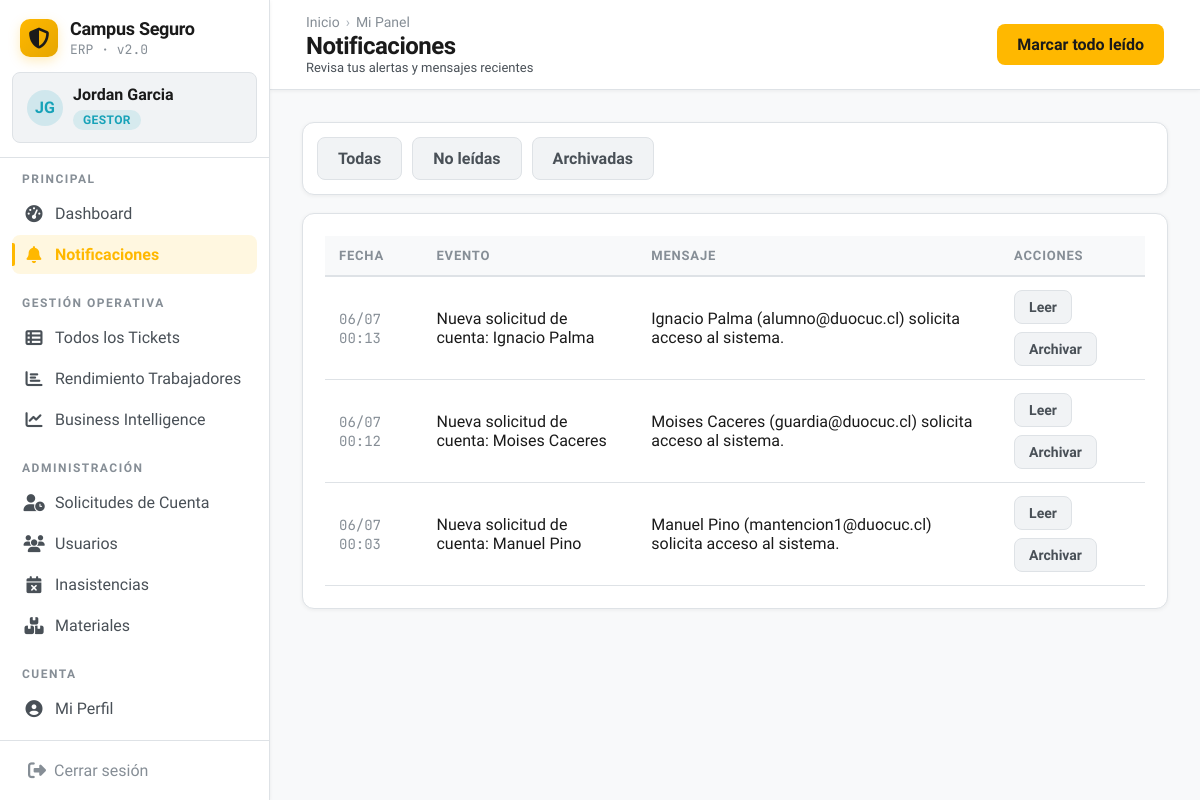
The page /notificaciones/ (signed in) on the database its author committed.
### app/models.py (models this page shows, shortened)
class Usuario(AbstractUser):
    VINCULO_CHOICES = [
        ('alumno', 'Alumno'),
        ('docente', 'Docente'),
        ('administrativo', 'Administrativo'),
        ('funcionario', 'Funcionario'),
    ]
    JORNADA_CHOICES = [
        ('diurna', 'Diurna'),
        ('vespertina', 'Vespertina'),
        ('mixta', 'Mixta'),
    ]
    rol = models.ForeignKey(Rol, on_delete=models.PROTECT, related_name="usuarios", null=True, blank=True)
    rut = models.CharField(max_length=12, unique=True)
    telefono = models.CharField(max_length=15, blank=True, null=True)
    correo_institucional = models.EmailField(unique=True)
    vinculo = models.CharField(max_length=20, choices=VINCULO_CHOICES, blank=True, null=True)
    carrera = models.ForeignKey(
        'Carrera', on_delete=models.SET_NULL, null=True, blank=True,
        related_name='alumnos',
    )
    jornada = models.CharField(max_length=15, choices=JORNADA_CHOICES, blank=True, null=True)
    sede = models.ForeignKey(Sede, on_delete=models.SET_NULL, blank=True, null=True, related_name='estudiantes_funcionarios')
    escuela = models.ForeignKey(Escuela, on_delete=models.SET_NULL, related_name="usuarios", null=True, blank=True)
    departamento = models.ForeignKey(
        Departamento,
        on_delete=models.SET_NULL,
        null=True,
        blank=True,
        related_name="usuarios"
    )
    especialidades = models.ManyToManyField(
        Especialidad,
        through='EspecialidadUsuario',
        blank=True,
        related_name='tecnicos'
    )
    turno = models.CharField(max_length=50, blank=True, null=True)  # mañana / tarde / noche
    estado_cuenta = models.ForeignKey(
        EstadoCatalogo,
        on_delete=models.PROTECT,
        related_name='usuarios',
        limit_choices_to={'entidad': 'cuenta'},
    )
    fecha_registro = models.DateTimeField(auto_now_add=True)
    fecha_aprobacion = models.DateTimeField(null=True, blank=True)
    aprobado_por = models.ForeignKey('self', on_delete=models.SET_NULL, null=True, blank=True, related_name='cuentas_aprobadas')
    activo = models.BooleanField(default=True)
    auth0_sub = models.CharField(
        max_length=120,
        unique=True,
        null=True,
        blank=True,
        verbose_name='Auth0 Subject ID',
        help_text='Identificador único del usuario en Auth0. Se asigna automáticamente al registrar vía Auth0.',
    )
    objects = UsuarioManager()

class Rol(models.Model):
    nombre = models.CharField(max_length=50, verbose_name="Nombre del Rol")
    codigo = models.CharField(max_length=30, unique=True, verbose_name="Código Operacional")  # ej: 'mantencion', 'guardia', 'gestor'
    class Meta:
        verbose_name = "Rol"
        verbose_name_plural = "Roles"

class Notificacion(models.Model):
    TIPO_CHOICES = [
        ('ticket_enviado', 'Ticket Enviado'),
        ('ticket_cerrado', 'Ticket Cerrado'),
        ('asignacion', 'Asignación'),
        ('validacion', 'Validación'),
        ('pausa', 'Pausa'),
        ('reactivacion', 'Reactivación'),
        ('no_reparado', 'No Reparado'),
        ('inasistencia', 'Inasistencia'),
        ('cuenta_solicitud', 'Solicitud de Cuenta'),
        ('cuenta_aprobada', 'Cuenta Aprobada'),
        ('cuenta_rechazada', 'Cuenta Rechazada'),
        ('reset_password', 'Recuperación de Contraseña'),
        ('general', 'General'),
    ]
    PRIORIDAD_CHOICES = [
        ('baja', 'Baja'),
        ('media', 'Media'),
        ('alta', 'Alta'),
    ]
    destinatario = models.ForeignKey(Usuario, on_delete=models.CASCADE, related_name='notificaciones')
    ticket = models.ForeignKey(Ticket, on_delete=models.CASCADE, null=True, blank=True)
    tipo = models.CharField(max_length=30, choices=TIPO_CHOICES)
    prioridad = models.CharField(max_length=10, choices=PRIORIDAD_CHOICES, default='media')
    titulo = models.CharField(max_length=200)
    mensaje = models.TextField()
    url_accion = models.CharField(max_length=300, blank=True, null=True)
    leida = models.BooleanField(default=False, db_index=True)
    archivada = models.BooleanField(default=False, db_index=True)
    deleted_at = models.DateTimeField(null=True, blank=True, db_index=True)
    created_at = models.DateTimeField(auto_now_add=True)
    class Meta:
        ordering = ['-created_at']

### app/views.py (the view)
# urls.py: path('notificaciones/', views.notificaciones, name='notificaciones'),
@login_required
def notificaciones(request):
    notifs = Notificacion.objects.filter(
        destinatario=request.user, deleted_at__isnull=True
    ).order_by('-created_at')
    filtro = request.GET.get('filtro', 'todas')
    if filtro == 'no_leidas':
        notifs = notifs.filter(leida=False, archivada=False)
    elif filtro == 'archivadas':
        notifs = notifs.filter(archivada=True)
    elif filtro == 'todas':
        notifs = notifs.filter(archivada=False)
    return render(request, 'app/shared/notificaciones.html', {
        'notificaciones': notifs,
        'filtro': filtro,
    })

### app/context_processors.py (called while the page is built)
def notificaciones_no_leidas(request):
    if request.user.is_authenticated:
        cache_key = f'notif_count_{request.user.pk}'
        count = cache.get(cache_key)
        if count is None:
            count = Notificacion.objects.filter(
                destinatario=request.user, leida=False, archivada=False, deleted_at__isnull=True
            ).count()
            cache.set(cache_key, count, 60)
        return {'notif_no_leidas_count': count}
    return {'notif_no_leidas_count': 0}

### app/templates/app/shared/notificaciones.html (shortened to what this page needs)
{% extends 'app/base.html' %}
{% block breadcrumb %}<span class="sep">›</span> Mi Panel{% endblock %}
{% block page_title %}Notificaciones{% endblock %}
{% block page_subtitle %}Revisa tus alertas y mensajes recientes{% endblock %}
{% block topbar_actions %}
<a href="{% url 'app:marcar_todas_leidas' %}" class="btn btn-primary">Marcar todo leído</a>
{% endblock %}
{% block content %}
<div class="filters-bar" style="margin-bottom:18px; display:flex; gap:10px; flex-wrap:wrap;">
  <a href="?filtro=todas" class="btn btn-ghost {% if filtro == 'todas' %}active{% endif %}">Todas</a>
  <a href="?filtro=no_leidas" class="btn btn-ghost {% if filtro == 'no_leidas' %}active{% endif %}">No leídas</a>
  <a href="?filtro=archivadas" class="btn btn-ghost {% if filtro == 'archivadas' %}active{% endif %}">Archivadas</a>
</div>
<div class="card">
  {% if notificaciones %}
  <div class="table-wrap">
    <table>
      <thead><tr><th>Fecha</th><th>Evento</th><th>Mensaje</th><th>Acciones</th></tr></thead>
      <tbody>
        {% for n in notificaciones %}
        <tr style="{% if not n.leida %}font-weight:700;{% endif %}">
          <td><span class="id-mono">{{ n.created_at|date:"d/m H:i" }}</span></td>
          <td>{{ n.titulo }}</td>
          <td>{{ n.mensaje|truncatechars:70 }}</td>
          <td style="white-space:nowrap;display:flex;gap:8px;flex-wrap:wrap;">
            <a href="{% url 'app:notif_accion' n.id 'leer' %}" class="btn btn-ghost btn-sm">Leer</a>
            <a href="{% url 'app:notif_accion' n.id 'archivar' %}" class="btn btn-ghost btn-sm">Archivar</a>
          </td>
        </tr>
        {% endfor %}
      </tbody>
    </table>
  </div>
  {% else %}
  <div class="empty-state"><div class="icon">🔔</div><div class="label">No hay notificaciones</div></div>
  {% endif %}
</div>
{% endblock %}

### app/templates/app/base.html (shortened to what this page needs)
<!DOCTYPE html>
<html lang="es">
<head>
<link rel="stylesheet" href="https://cdnjs.cloudflare.com/ajax/libs/font-awesome/6.7.2/css/all.min.css">
</head>
<body>
{% if user.is_authenticated %}
<div class="layout">
  <aside class="sidebar">
    <div class="sb-brand">
      <div class="logo"><i class="fa-solid fa-shield-halved" style="color:#1a1a1a;font-size:21px;"></i></div>
      <div>
        <div class="name">Campus Seguro</div>
        <div class="sub">ERP · v2.0</div>
      </div>
    </div>
    <div class="sb-user-header">
      <div class="avatar role-{{ user.rol.codigo }}">{{ user.first_name|first|upper }}{{ user.last_name|first|upper }}</div>
      <div class="user-info">
        <div class="uname">{{ user.get_full_name|default:user.username }}</div>
        <div class="role-badge role-{{ user.rol.codigo }}">{{ user.rol.nombre|default:"Sin Rol" }}</div>
      </div>
    </div>
    <div class="sb-divider"></div>
    <nav class="sb-nav">
      <div class="nav-section">
        <div class="nav-label">Principal</div>
        <a href="{% url 'app:dashboard' %}" class="nav-item {% if request.resolver_match.url_name == 'dashboard' %}active{% endif %}">
          <span class="icon"><i class="fa-solid fa-gauge-high"></i></span> Dashboard
        </a>
        <a href="{% url 'app:notificaciones' %}" class="nav-item {% if request.resolver_match.url_name == 'notificaciones' %}active{% endif %}">
          <span class="icon"><i class="fa-solid fa-bell"></i></span> Notificaciones
        </a>
      </div>
      {% if user.rol.codigo == 'gestor' or user.is_superuser %}
      <div class="nav-section">
        <div class="nav-label">Gestión Operativa</div>
        <a href="{% url 'app:gestor_tickets' %}" class="nav-item {% if request.resolver_match.url_name == 'gestor_tickets' %}active{% endif %}">
          <span class="icon"><i class="fa-solid fa-table-list"></i></span> Todos los Tickets
        </a>
        <a href="{% url 'app:gestor_operativo' %}" class="nav-item {% if request.resolver_match.url_name == 'gestor_operativo' %}active{% endif %}">
          <span class="icon"><i class="fa-solid fa-chart-bar"></i></span> Rendimiento Trabajadores
        </a>
        <a href="{% url 'app:gestor_bi' %}" class="nav-item {% if request.resolver_match.url_name == 'gestor_bi' %}active{% endif %}">
          <span class="icon"><i class="fa-solid fa-chart-line"></i></span> Business Intelligence
        </a>
      </div>
      <div class="nav-section">
        <div class="nav-label">Administración</div>
        <a href="{% url 'app:gestor_solicitudes_cuenta' %}" class="nav-item {% if request.resolver_match.url_name == 'gestor_solicitudes_cuenta' %}active{% endif %}">
          <span class="icon"><i class="fa-solid fa-user-clock"></i></span> Solicitudes de Cuenta
        </a>
        <a href="{% url 'app:gestor_usuarios' %}" class="nav-item {% if request.resolver_match.url_name == 'gestor_usuarios' %}active{% endif %}">
          <span class="icon"><i class="fa-solid fa-users"></i></span> Usuarios
        </a>
        <a href="{% url 'app:gestor_inasistencias' %}" class="nav-item {% if request.resolver_match.url_name == 'gestor_inasistencias' %}active{% endif %}">
          <span class="icon"><i class="fa-solid fa-calendar-xmark"></i></span> Inasistencias
        </a>
        <a href="{% url 'app:materiales_listado' %}" class="nav-item {% if request.resolver_match.url_name == 'materiales_listado' %}active{% endif %}">
          <span class="icon"><i class="fa-solid fa-boxes-stacked"></i></span> Materiales
        </a>
      </div>
      {% endif %}
      <div class="nav-section">
        <div class="nav-label">Cuenta</div>
        <a href="{% url 'app:mi_perfil' %}" class="nav-item {% if request.resolver_match.url_name == 'mi_perfil' %}active{% endif %}">
          <span class="icon"><i class="fa-solid fa-circle-user"></i></span> Mi Perfil
        </a>
      </div>
    </nav>
    <div class="sb-footer">
      <button onclick="document.getElementById('modal-logout').style.display='flex'" class="sb-logout">
        <i class="fa-solid fa-right-from-bracket" style="font-size:18px;"></i>
        <span>Cerrar sesión</span>
      </button>
    </div>
  </aside>
  <main class="main">
    <header class="global-topbar">
      <div>
        <div class="breadcrumb" style="margin-bottom: 2px;">
          <a href="{% url 'app:dashboard' %}">Inicio</a>
          {% block breadcrumb %}{% endblock %}
        </div>
        <div class="page-title" style="font-size: 24px; margin: 0;">
          {% block page_title %}Campus Seguro{% endblock %}
        </div>
        <div class="page-subtitle" style="font-size: 13px; margin: 0;">
          {% block page_subtitle %}{% endblock %}
        </div>
      </div>
      <div class="topbar-actions">
        {% block topbar_actions %}{% endblock %}
      </div>
    </header>
    <div class="content-body">
      {% block content %}{% endblock %}
    </div>
  </main>
</div>
{% else %}
  {% block auth_content %}{% endblock %}
{% endif %}
</body>
</html>

### rows shown on the page
Usuario: first_name|first "J", last_name|first "G", get_full_name "Jordan Garcia", rol.nombre "GESTOR"
Notificacion: created_at "06/07 00:13", titulo "Nueva solicitud de cuenta: Ignacio Palma", mensaje "Ignacio Palma (alumno@duocuc.cl) solicita acceso al sistema."
Notificacion: created_at "06/07 00:12", titulo "Nueva solicitud de cuenta: Moises Caceres", mensaje "Moises Caceres (guardia@duocuc.cl) solicita acceso al sistema."
Notificacion: created_at "06/07 00:03", titulo "Nueva solicitud de cuenta: Manuel Pino", mensaje "Manuel Pino (mantencion1@duocuc.cl) solicita acceso al sistema."
